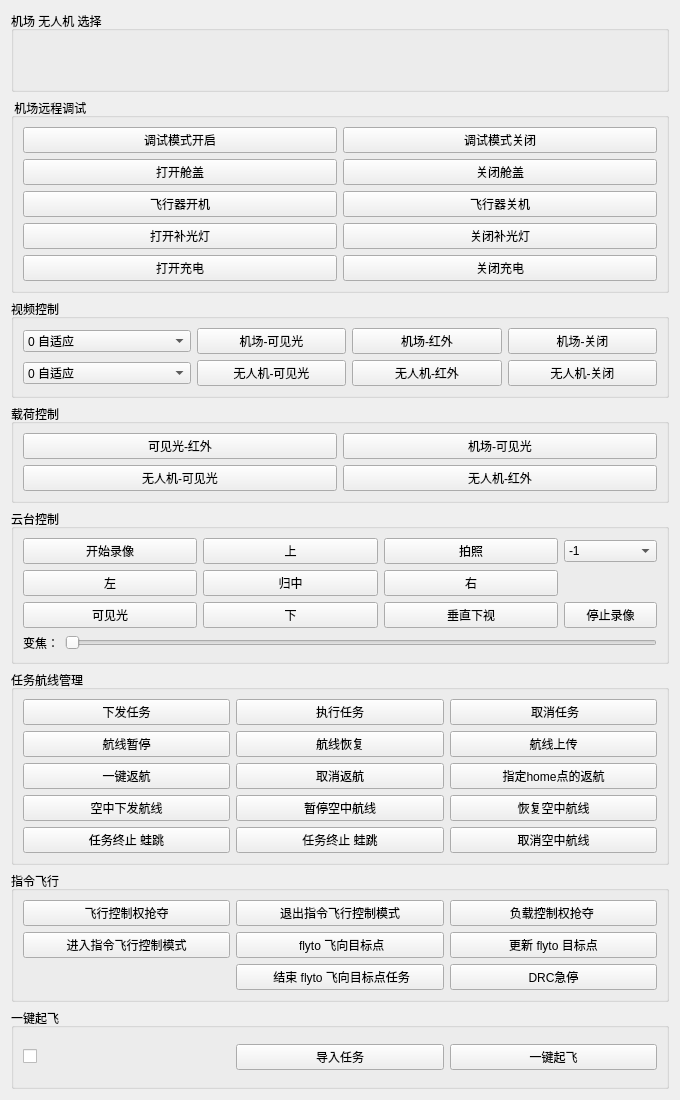
<?xml version="1.0" encoding="UTF-8"?>
<ui version="4.0">
 <class>UAVFlyManage_DJI_DockDialog</class>
 <widget class="QWidget" name="UAVFlyManage_DJI_DockDialog">
  <property name="geometry">
   <rect>
    <x>0</x>
    <y>0</y>
    <width>680</width>
    <height>1100</height>
   </rect>
  </property>
  <property name="windowTitle">
   <string>Form</string>
  </property>
  <layout class="QVBoxLayout" name="verticalLayout_2">
   <item>
    <widget class="QGroupBox" name="groupBox_DJI_Dock_Dock_Drone_Selected">
     <property name="title">
      <string>机场 无人机 选择</string>
     </property>
     <layout class="QVBoxLayout" name="verticalLayout"/>
    </widget>
   </item>
   <item>
    <widget class="QGroupBox" name="groupBox_DJI_Dock_Dock_Control">
     <property name="title">
      <string> 机场远程调试</string>
     </property>
     <layout class="QGridLayout" name="gridLayout">
      <item row="0" column="0">
       <widget class="QPushButton" name="pushButton_DJI_Dock_debug_mode_open">
        <property name="text">
         <string>调试模式开启</string>
        </property>
       </widget>
      </item>
      <item row="0" column="1">
       <widget class="QPushButton" name="pushButton_DJI_Dock_debug_mode_close">
        <property name="text">
         <string>调试模式关闭</string>
        </property>
       </widget>
      </item>
      <item row="1" column="0">
       <widget class="QPushButton" name="pushButton_DJI_Dock_cover_open">
        <property name="text">
         <string>打开舱盖</string>
        </property>
       </widget>
      </item>
      <item row="1" column="1">
       <widget class="QPushButton" name="pushButton_DJI_Dock_cover_close">
        <property name="text">
         <string>关闭舱盖</string>
        </property>
       </widget>
      </item>
      <item row="2" column="0">
       <widget class="QPushButton" name="pushButton_DJI_Dock_drone_open">
        <property name="text">
         <string>飞行器开机</string>
        </property>
       </widget>
      </item>
      <item row="2" column="1">
       <widget class="QPushButton" name="pushButton_DJI_Dock_drone_close">
        <property name="text">
         <string>飞行器关机</string>
        </property>
       </widget>
      </item>
      <item row="3" column="0">
       <widget class="QPushButton" name="pushButton_DJI_Dock_supplement_light_open">
        <property name="text">
         <string>打开补光灯</string>
        </property>
       </widget>
      </item>
      <item row="3" column="1">
       <widget class="QPushButton" name="pushButton_DJI_Dock_supplement_light_close">
        <property name="text">
         <string>关闭补光灯</string>
        </property>
       </widget>
      </item>
      <item row="4" column="0">
       <widget class="QPushButton" name="pushButton_DJI_Dock_charge_open">
        <property name="text">
         <string>打开充电</string>
        </property>
       </widget>
      </item>
      <item row="4" column="1">
       <widget class="QPushButton" name="pushButton_DJI_Dock_charge_close">
        <property name="text">
         <string>关闭充电</string>
        </property>
       </widget>
      </item>
     </layout>
    </widget>
   </item>
   <item>
    <widget class="QGroupBox" name="groupBox_DJI_Dock_Video_Control">
     <property name="title">
      <string>视频控制</string>
     </property>
     <layout class="QGridLayout" name="gridLayout_2">
      <item row="1" column="2">
       <widget class="QPushButton" name="pushButton_DJI_Dock_Video_Control_Drone_Ire">
        <property name="text">
         <string>无人机-红外</string>
        </property>
       </widget>
      </item>
      <item row="1" column="1">
       <widget class="QPushButton" name="pushButton_DJI_Dock_Video_Control_Drone_Light">
        <property name="text">
         <string>无人机-可见光</string>
        </property>
       </widget>
      </item>
      <item row="0" column="1">
       <widget class="QPushButton" name="pushButton_DJI_Dock_Video_Control_Dock_Light">
        <property name="text">
         <string>机场-可见光</string>
        </property>
       </widget>
      </item>
      <item row="0" column="2">
       <widget class="QPushButton" name="pushButton_DJI_Dock_Video_Control_Dock_Ire">
        <property name="text">
         <string>机场-红外</string>
        </property>
       </widget>
      </item>
      <item row="0" column="3">
       <widget class="QPushButton" name="pushButton_DJI_Dock_Video_Control_Dock_Close">
        <property name="text">
         <string>机场-关闭</string>
        </property>
       </widget>
      </item>
      <item row="1" column="3">
       <widget class="QPushButton" name="pushButton_DJI_Dock_Video_Control_Drone_Close">
        <property name="text">
         <string>无人机-关闭</string>
        </property>
       </widget>
      </item>
      <item row="0" column="0">
       <widget class="QComboBox" name="comboBox_DJI_Dock_Video_Control_Dock_Video_Quality">
        <item>
         <property name="text">
          <string>0 自适应</string>
         </property>
        </item>
        <item>
         <property name="text">
          <string>1 流畅960*540 1Mbps</string>
         </property>
        </item>
        <item>
         <property name="text">
          <string>2 标清1280*720 1Mbps</string>
         </property>
        </item>
        <item>
         <property name="text">
          <string>3 高清1280*720 1.5Mbps</string>
         </property>
        </item>
        <item>
         <property name="text">
          <string>4 超清1920*1080 8Mbps</string>
         </property>
        </item>
       </widget>
      </item>
      <item row="1" column="0">
       <widget class="QComboBox" name="comboBox_DJI_Dock_Video_Control_Drone_Video_Quality">
        <item>
         <property name="text">
          <string>0 自适应</string>
         </property>
        </item>
        <item>
         <property name="text">
          <string>1 流畅960*540 1Mbps</string>
         </property>
        </item>
        <item>
         <property name="text">
          <string>2 标清1280*720 1Mbps</string>
         </property>
        </item>
        <item>
         <property name="text">
          <string>3 高清1280*720 1.5Mbps</string>
         </property>
        </item>
        <item>
         <property name="text">
          <string>4 超清1920*1080 8Mbps</string>
         </property>
        </item>
       </widget>
      </item>
     </layout>
    </widget>
   </item>
   <item>
    <widget class="QGroupBox" name="groupBox_DJI_Dock_Payload_Control">
     <property name="title">
      <string>载荷控制</string>
     </property>
     <layout class="QGridLayout" name="gridLayout_5">
      <item row="0" column="2">
       <widget class="QPushButton" name="pushButton_DJI_Dock_Video_Control_Open_5">
        <property name="text">
         <string>机场-可见光</string>
        </property>
       </widget>
      </item>
      <item row="1" column="2">
       <widget class="QPushButton" name="pushButton_DJI_Dock_Video_Control_Open_8">
        <property name="text">
         <string>无人机-红外</string>
        </property>
       </widget>
      </item>
      <item row="1" column="1">
       <widget class="QPushButton" name="pushButton_DJI_Dock_Video_Control_Open_7">
        <property name="text">
         <string>无人机-可见光</string>
        </property>
       </widget>
      </item>
      <item row="0" column="1">
       <widget class="QPushButton" name="pushButton_DJI_Dock_Video_Control_Open_6">
        <property name="text">
         <string>可见光-红外</string>
        </property>
       </widget>
      </item>
     </layout>
    </widget>
   </item>
   <item>
    <widget class="QGroupBox" name="groupBox_2">
     <property name="title">
      <string>云台控制</string>
     </property>
     <layout class="QGridLayout" name="gridLayout_6">
      <item row="0" column="0" colspan="2">
       <layout class="QGridLayout" name="gridLayout_7" columnstretch="3,3,3,0">
        <item row="0" column="2">
         <widget class="QPushButton" name="pushButton_DJICameraControl_Photograph">
          <property name="text">
           <string>拍照</string>
          </property>
         </widget>
        </item>
        <item row="0" column="0">
         <widget class="QPushButton" name="pushButton_DJICameraControl_Video">
          <property name="text">
           <string>开始录像</string>
          </property>
         </widget>
        </item>
        <item row="0" column="1">
         <widget class="QPushButton" name="pushButton_DJICameraControl_Up">
          <property name="text">
           <string>上</string>
          </property>
         </widget>
        </item>
        <item row="1" column="0">
         <widget class="QPushButton" name="pushButton_DJICameraControl_Left">
          <property name="text">
           <string>左</string>
          </property>
         </widget>
        </item>
        <item row="2" column="0">
         <widget class="QPushButton" name="pushButton_DJICameraControl_visibleLight">
          <property name="text">
           <string>可见光</string>
          </property>
         </widget>
        </item>
        <item row="1" column="2">
         <widget class="QPushButton" name="pushButton_DJICameraControl_Right">
          <property name="text">
           <string>右</string>
          </property>
         </widget>
        </item>
        <item row="2" column="1">
         <widget class="QPushButton" name="pushButton_DJICameraControl_Down">
          <property name="text">
           <string>下</string>
          </property>
         </widget>
        </item>
        <item row="1" column="1">
         <widget class="QPushButton" name="pushButton_DJICameraControl_Center">
          <property name="text">
           <string>归中</string>
          </property>
         </widget>
        </item>
        <item row="2" column="2">
         <widget class="QPushButton" name="pushButton_DJICameraControl_VerticalUp">
          <property name="text">
           <string>垂直下视</string>
          </property>
         </widget>
        </item>
        <item row="0" column="3">
         <widget class="QComboBox" name="comboBox_camera_mode_switch">
          <item>
           <property name="text">
            <string>-1</string>
           </property>
          </item>
          <item>
           <property name="text">
            <string>0：拍照</string>
           </property>
          </item>
          <item>
           <property name="text">
            <string>1：录像</string>
           </property>
          </item>
          <item>
           <property name="text">
            <string>2：智能低光</string>
           </property>
          </item>
          <item>
           <property name="text">
            <string>3：全景拍照</string>
           </property>
          </item>
         </widget>
        </item>
        <item row="2" column="3">
         <widget class="QPushButton" name="pushButton_DJICameraControl_Video_stop">
          <property name="text">
           <string>停止录像</string>
          </property>
         </widget>
        </item>
       </layout>
      </item>
      <item row="1" column="0">
       <widget class="QLabel" name="label_20">
        <property name="text">
         <string>变焦：</string>
        </property>
       </widget>
      </item>
      <item row="1" column="1">
       <widget class="QSlider" name="horizontalSlider_DJICameraControl_FocalLength">
        <property name="orientation">
         <enum>Qt::Horizontal</enum>
        </property>
       </widget>
      </item>
     </layout>
    </widget>
   </item>
   <item>
    <widget class="QGroupBox" name="groupBox_DJI_Dock__Drone_WayLine_Control">
     <property name="title">
      <string>任务航线管理</string>
     </property>
     <layout class="QGridLayout" name="gridLayout_3">
      <item row="1" column="0">
       <widget class="QPushButton" name="pushButton_DJI_Dock__Drone_WayLine_Control_FlightTask_Pause">
        <property name="text">
         <string>航线暂停</string>
        </property>
       </widget>
      </item>
      <item row="0" column="1">
       <widget class="QPushButton" name="pushButton_DJI_Dock__Drone_WayLine_Control_FlightTask_Execute">
        <property name="text">
         <string>执行任务</string>
        </property>
       </widget>
      </item>
      <item row="0" column="2">
       <widget class="QPushButton" name="pushButton_DJI_Dock__Drone_WayLine_Control_FlightTask_Undo">
        <property name="text">
         <string> 取消任务</string>
        </property>
       </widget>
      </item>
      <item row="4" column="2">
       <widget class="QPushButton" name="pushButton_39">
        <property name="text">
         <string>取消空中航线</string>
        </property>
       </widget>
      </item>
      <item row="2" column="1">
       <widget class="QPushButton" name="pushButton_DJI_Dock__Drone_WayLine_Control_Return_Home_Cancel">
        <property name="text">
         <string>取消返航</string>
        </property>
       </widget>
      </item>
      <item row="1" column="1">
       <widget class="QPushButton" name="pushButton_DJI_Dock__Drone_WayLine_Control_FlightTask_Recovery">
        <property name="text">
         <string>航线恢复</string>
        </property>
       </widget>
      </item>
      <item row="0" column="0">
       <widget class="QPushButton" name="pushButton_DJI_Dock__Drone_WayLine_Control_FlightTask_Prepare">
        <property name="text">
         <string>下发任务</string>
        </property>
       </widget>
      </item>
      <item row="2" column="0">
       <widget class="QPushButton" name="pushButton_DJI_Dock__Drone_WayLine_Control_Return_Home">
        <property name="text">
         <string>一键返航</string>
        </property>
       </widget>
      </item>
      <item row="3" column="0">
       <widget class="QPushButton" name="pushButton_DJI_Dock_WayLine_Control_Flysendroute">
        <property name="text">
         <string>空中下发航线</string>
        </property>
       </widget>
      </item>
      <item row="1" column="2">
       <widget class="QPushButton" name="pushButton_DJI_Dock_WayLine_Uploading">
        <property name="text">
         <string>航线上传</string>
        </property>
       </widget>
      </item>
      <item row="3" column="1">
       <widget class="QPushButton" name="pushButton_DJI_Dock_WayLine_AirRoute_Stop">
        <property name="text">
         <string>暂停空中航线</string>
        </property>
       </widget>
      </item>
      <item row="3" column="2">
       <widget class="QPushButton" name="pushButton_DJI_Dock_WayLine_AirRoute_Recover">
        <property name="text">
         <string>恢复空中航线</string>
        </property>
       </widget>
      </item>
      <item row="2" column="2">
       <widget class="QPushButton" name="pushButton_DJI_Dock_WayLine_SelectedHome_ReturnRoute">
        <property name="text">
         <string>指定home点的返航</string>
        </property>
       </widget>
      </item>
      <item row="4" column="1">
       <widget class="QPushButton" name="pushButton_35">
        <property name="text">
         <string>任务终止 蛙跳</string>
        </property>
       </widget>
      </item>
      <item row="4" column="0">
       <widget class="QPushButton" name="pushButton_26">
        <property name="text">
         <string>任务终止 蛙跳</string>
        </property>
       </widget>
      </item>
     </layout>
    </widget>
   </item>
   <item>
    <widget class="QGroupBox" name="groupBox_DJI_Dock__Drone_Command_Control">
     <property name="enabled">
      <bool>true</bool>
     </property>
     <property name="title">
      <string>指令飞行</string>
     </property>
     <layout class="QGridLayout" name="gridLayout_4">
      <item row="0" column="0">
       <widget class="QPushButton" name="pushButton_command_flight_control_compete">
        <property name="text">
         <string>飞行控制权抢夺</string>
        </property>
       </widget>
      </item>
      <item row="0" column="2">
       <widget class="QPushButton" name="pushButton_command_payload_anthority_grab">
        <property name="text">
         <string>负载控制权抢夺 </string>
        </property>
       </widget>
      </item>
      <item row="1" column="0">
       <widget class="QPushButton" name="pushButton_DJI_Dock_Command_DRCMode_enter">
        <property name="text">
         <string>进入指令飞行控制模式</string>
        </property>
       </widget>
      </item>
      <item row="0" column="1">
       <widget class="QPushButton" name="pushButton_DJI_Dock_Command_DRCMode_exit">
        <property name="text">
         <string>退出指令飞行控制模式</string>
        </property>
       </widget>
      </item>
      <item row="1" column="1">
       <widget class="QPushButton" name="pushButton_command_flyto_targetpoint">
        <property name="text">
         <string> flyto 飞向目标点</string>
        </property>
       </widget>
      </item>
      <item row="1" column="2">
       <widget class="QPushButton" name="pushButton_command_flyto_updatapoint">
        <property name="text">
         <string>更新 flyto 目标点</string>
        </property>
       </widget>
      </item>
      <item row="2" column="1">
       <widget class="QPushButton" name="pushButton_command_flyto_endtask">
        <property name="text">
         <string> 结束 flyto 飞向目标点任务</string>
        </property>
       </widget>
      </item>
      <item row="2" column="2">
       <widget class="QPushButton" name="pushButton_DJI_Dock_Command_DRCemergency_Stop">
        <property name="text">
         <string>DRC急停</string>
        </property>
       </widget>
      </item>
     </layout>
    </widget>
   </item>
   <item>
    <widget class="QGroupBox" name="groupBox">
     <property name="title">
      <string>一键起飞</string>
     </property>
     <layout class="QGridLayout" name="gridLayout_8">
      <item row="0" column="0">
       <widget class="QCheckBox" name="checkBox_current_task">
        <property name="text">
         <string/>
        </property>
       </widget>
      </item>
      <item row="0" column="1">
       <widget class="QPushButton" name="pushButton_takeoff_load_task">
        <property name="text">
         <string>导入任务</string>
        </property>
       </widget>
      </item>
      <item row="0" column="2">
       <widget class="QPushButton" name="pushButton_takeoff_to_point">
        <property name="text">
         <string>一键起飞</string>
        </property>
       </widget>
      </item>
     </layout>
    </widget>
   </item>
  </layout>
 </widget>
 <resources/>
 <connections/>
</ui>
